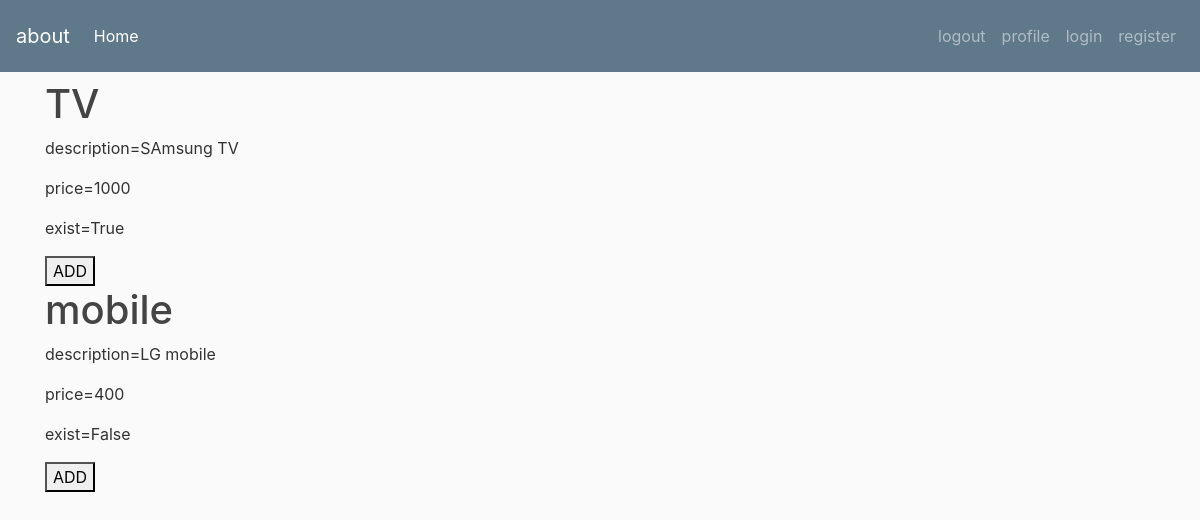
The page / on the database its author committed.
### store/models.py (models this page shows, shortened)
class product(models.Model):
    name = models.CharField(max_length=100)
    Description = models.TextField()
    price=models.IntegerField()
    exist=models.BooleanField()

### store/views.py (the view)
# urls.py: path('', views.home, name='store_home'),
def home(request):
    context={
        'product':product.objects.all(),
        'user':User.objects.all()
    }
    return render(request, 'store/home.html', context);

### store/templates/store/home.html
{% extends "base.html" %}
{% block content %}
    {% for pr in product %}
        <h1>{{  pr.name }}</h1>
        <p>description={{ pr.Description }}</p>
        <p>price={{ pr.price }}</p>
        <p>exist={{ pr.exist }}</p>
        <form action= "{% url 'add'  forloop.counter %}" method="get"  >
        <button type="submit">ADD</button>
        </form>
    {% endfor %}
{% endblock content %}

### store/static/store/main.css (style rules this page uses)
body { background: #fafafa; color: #333333; margin-top: 5rem; }
h1, h2, h3, h4, h5, h6 { color: #444444; }

### rows shown on the page
product: name "TV", Description "SAmsung TV", price "1000", exist "True"
product: name "mobile", Description "LG mobile", price "400", exist "False"
